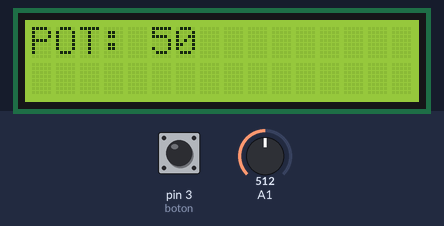
Recording of a sketch running on a simulated Arduino Uno, built with avr-gcc and run on an emulated ATmega328P. On the bench: 16×2 character LCD. The test bench sets the inputs (shaded band); at power-on: A1 = 512, pin 3 (boton) HIGH. What the sketch prints to the serial monitor is not drawn.

Above: at 2.2 s.
2.3 s: A1 set to 716
At 2.9 s:
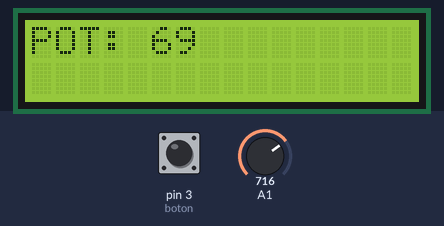
3.9 s: A1 set to 900
At 4.9 s:
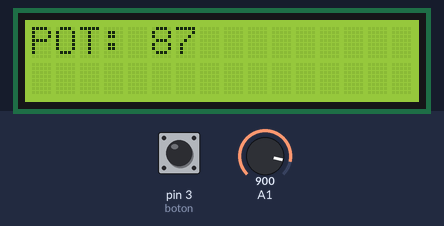
5.4 s: A1 set to 1023
At 6.0 s:
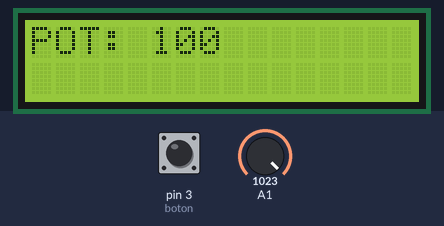
Timing chart, 0 to 8.4 s (numbered marks = the images above; inputs shaded):
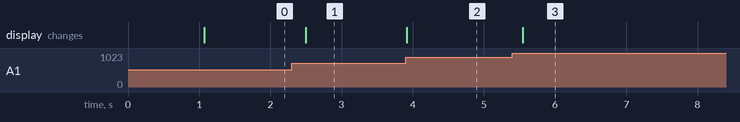

Measured:
- after the input at 2.3 s, the display: changes after 0.19 s (image 1)
- after the input at 3.9 s, the display: changes at once (image 2)
- after the input at 5.4 s, the display: changes after 0.15 s (image 3)

The sketch:

Comunicacionserial.ino
```cpp
#include <LiquidCrystal.h>
#include <SoftwareSerial.h>

const int rs = 12, en = 11, d4 = 10, d5 = 9, d6 = 8, d7 = 7;
LiquidCrystal Mi_LCD (rs, en, d4, d5, d6, d7);
int valor;
const int boton=3;
const byte rxPin =17;
const byte txPin = 16;
SoftwareSerial mySerial (rxPin, txPin);

void setup() {
  // put your setup code here, to run once:
  pinMode(boton, INPUT_PULLUP);
  mySerial.begin(9600);
  Serial.begin(9600);
  Mi_LCD.begin(16, 2);
  Mi_LCD.print("COMUNICACION");
  Mi_LCD.setCursor(0, 1);
  Mi_LCD.print("SERIAL");
  delay(1000);
  attachInterrupt(digitalPinToInterrupt(boton), BT, FALLING);

}


void loop() {

 valor = analogRead(A1);


        Mi_LCD.clear();
    Mi_LCD.print("POT: ");
    int valorajustado=Ajuste();
    Mi_LCD.print(valorajustado);
    Serial.print("POT= ");
    Serial.println(valorajustado);
    delay(200);


//    bool valor1=digitalRead(boton);
//if(valor1==LOW){
//
//
//   mySerial.print("Temperatura recibida: ");
//    mySerial.println(valorajustado);
//    delay(100);
//
//}


}


int Ajuste(){
  int temp=map(valor,0,1023,0,100);
  return temp;
}

void BT(){


    if(mySerial.available() > 0)
  {
    int valorajustado=Ajuste();

    mySerial.print("Temperatura recibida: ");
    mySerial.println(valorajustado);
    delay(1000);
  }

    int valorajustado=Ajuste();

    mySerial.print("Temperatura recibida: ");
    mySerial.println(valorajustado);
    delay(1000);


}
```
